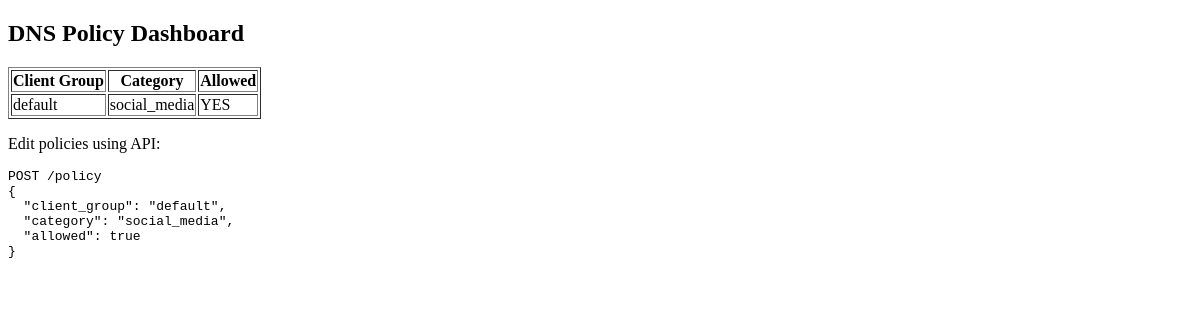
The app's page /, older data.
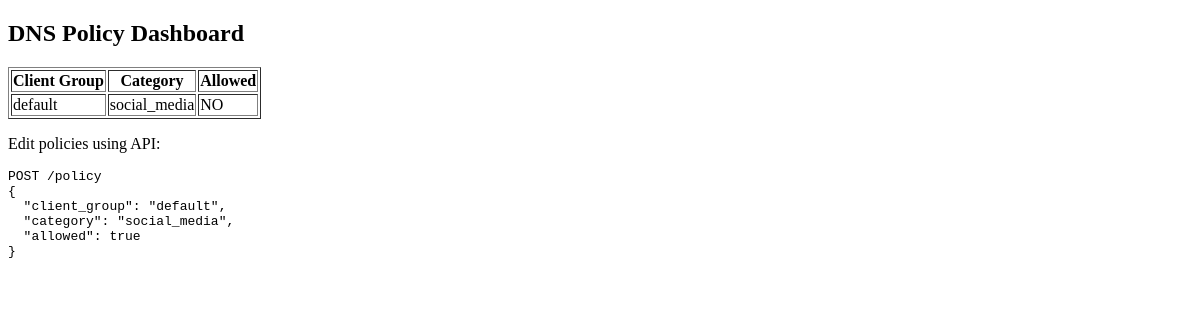
The same page, newer data.
### tables this page shows
CREATE TABLE policies (
    client_group TEXT,
    category TEXT,
    allowed INTEGER,
    PRIMARY KEY (client_group, category)
);

### dashboard/main.py (the view)
@app.get("/", response_class=HTMLResponse)
def home(request: Request):
    conn = get_db()
    cur = conn.cursor()
    cur.execute("SELECT * FROM policies")
    policies = cur.fetchall()
    conn.close()
    return templates.TemplateResponse(
        "index.html",
        {"request": request, "policies": policies}
    )

### dashboard/templates/index.html (shortened to what this page needs)
<!DOCTYPE html>
<html>
<head>
</head>
<body>
<h2>DNS Policy Dashboard</h2>
<table border="1">
    <tr>
        <th>Client Group</th>
        <th>Category</th>
        <th>Allowed</th>
    </tr>
    {% for p in policies %}
    <tr>
        <td>{{ p[0] }}</td>
        <td>{{ p[1] }}</td>
        <td>{{ "YES" if p[2] else "NO" }}</td>
    </tr>
    {% endfor %}
</table>
<p>
Edit policies using API:
<pre>
POST /policy
{
  "client_group": "default",
  "category": "social_media",
  "allowed": true
}
</pre>
</p>
</body>
</html>

Row changes from the older to the newer data that the page shows:
changed policies "default": allowed "YES" → "NO"
